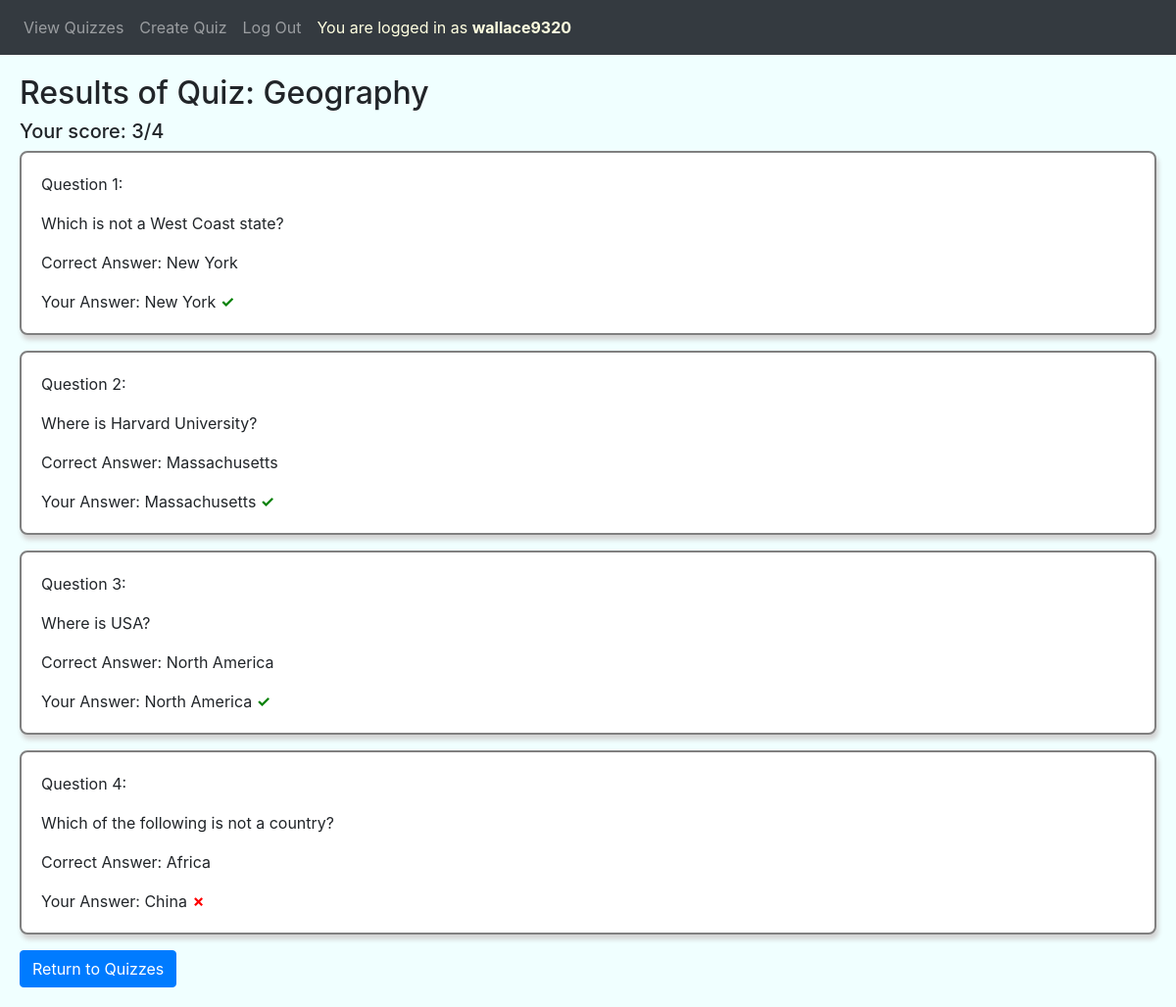
/result/5 (signed in), run on the app's committed database.
### quiz/models.py (models this page shows, shortened)
class User(AbstractUser):
    def serialize(self):
        return {
            "id": self.id,
        }

class Quiz(models.Model):
    owner = models.ForeignKey("User", on_delete=models.CASCADE, related_name="owner")
    title = models.CharField(max_length=50)
    timestamp = models.DateTimeField(auto_now_add=True)
    answered = models.ManyToManyField("User", blank=True, related_name="answered")

class Question(models.Model):
    quiz = models.ForeignKey("Quiz", on_delete=models.CASCADE, related_name="quiz")
    question_description = models.CharField(max_length=300)

class Option(models.Model):
    question = models.ForeignKey("Question", on_delete=models.CASCADE, related_name="question")
    option_description = models.CharField(max_length=200)
    correct = models.BooleanField(default=False)
    chosen_user = models.ManyToManyField("User", blank=True, related_name="chosen_user")

### quiz/views.py (the view)
# urls.py: path("result/<int:quiz_id>", views.result, name="result"),
@login_required(login_url="/login")
def result(request, quiz_id):
    if not Quiz.objects.filter(id=quiz_id, answered__id__exact=request.user.id).exists():
        return render(request, "quiz/result.html", {
            "message": "You did not do the quiz!"
        })
    quiz = Quiz.objects.get(id=quiz_id)
    questions = Question.objects.filter(quiz=quiz)
    score = Score.objects.get(quiz=quiz, answerer=request.user)
    qnas = []
    for question in questions:
        qna = [question,]
        correct_option = Option.objects.get(question=question, correct=True)
        chosen_option = Option.objects.get(question=question, chosen_user__id__exact=request.user.id)
        qna.append(correct_option)
        qna.append(chosen_option)
        qnas.append(qna)
    return render(request, "quiz/result.html", {
        "quiz": quiz,
        "qnas": qnas,
        "score": score.result
    })

### quiz/templates/quiz/result.html
{% extends "quiz/layout.html" %}
{% block body %}
    <h2>Results of Quiz: {{quiz.title}}</h2>
        {% if message %}
            {{message}}<br><br>
        {% else %}
            <h5>Your score: {{score}}/{{qnas|length}}</h5>
            {% for qna in qnas %}
                <div class="form-group one-box">
                    <p>Question {{forloop.counter}}:</p>
                    <p>{{qna.0.question_description}}</p>
                    <p>Correct Answer: {{qna.1.option_description}}</p>
                    Your Answer: {{qna.2.option_description}}
                    {% if qna.1 == qna.2 %}
                        <strong id="tick">&#10003</strong>
                    {% else %}
                        <strong id="cross">&#10007</strong>
                    {% endif %}
                </div>
            {% endfor %}
        {% endif %}
    <a href="{% url 'index' %}" class="btn btn-primary">Return to Quizzes</a>
{% endblock %}

### quiz/templates/quiz/layout.html (shortened to what this page needs)
{% load static %}
<!DOCTYPE html>
<html lang="en">
    <head>
        <link rel="stylesheet" href="https://stackpath.bootstrapcdn.com/bootstrap/4.4.1/css/bootstrap.min.css">
        <link href="{% static 'quiz/styles.css' %}" rel="stylesheet">
    </head>
    <body>
        <nav class="navbar navbar-expand-lg navbar-dark bg-dark">
            <div>
                <ul class="navbar-nav mr-auto">
                <li class="nav-item">
                    <a class="nav-link" href="{% url 'index' %}">View Quizzes</a>
                </li>
                {% if user.is_authenticated %}
                    <li class="nav-item">
                        <a class="nav-link" href="{% url 'create' %}">Create Quiz</a>
                    </li>
                    <li class="nav-item">
                        <a class="nav-link" href="{% url 'logout' %}">Log Out</a>
                    </li>
                    <li class="nav-item">
                        <div id="user-indication">
                            You are logged in as <strong>{{request.user}}</strong>
                        </div>
                    </li>
                {% endif %}
                </ul>
            </div>
        </nav>
        <div class="body">
            {% block body %}
            {% endblock %}
        </div>
    </body>
</html>

### quiz/static/quiz/styles.css (style rules this page uses)
body { background-color: azure; }
.body { padding: 20px; }
#user-indication { padding: 8px; color: lightyellow; }
.one-box { border: 2px gray solid; background-color: white; box-shadow: 2px 5px 5px lightgray; padding: 20px; border-radius: 8px; }
#tick { color: green; }
#cross { color: red; }

### data on the page
User: user "wallace9320"
Quiz: title "Geography"
Question: question_description "Which is not a West Coast state?", option_description "New York"
Question: question_description "Where is Harvard University?", option_description "Massachusetts"
Question: question_description "Where is USA?", option_description "North America"
Question: question_description "Which of the following is not a country?", option_description "Africa", option_description "China"

### other printed values
{{ score }} "3"
{{ qnas|length }} "4"
